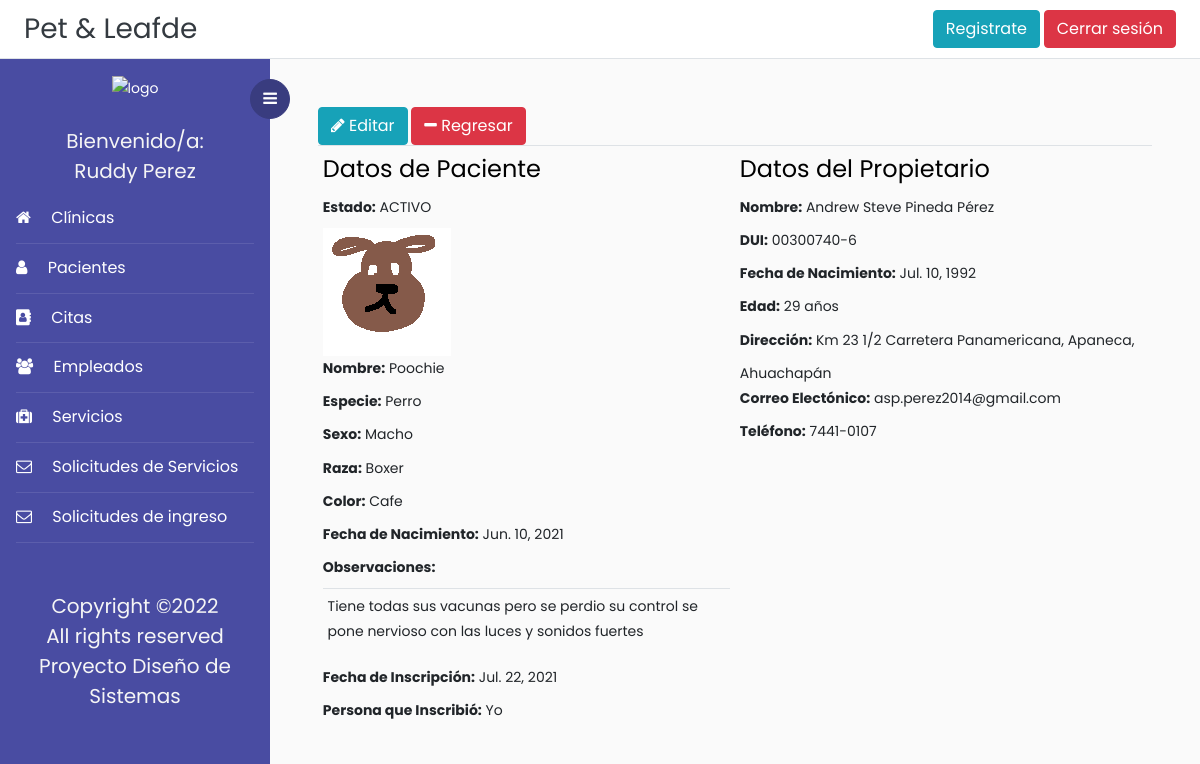
/detallePaciente/2 (signed in), run on the app's committed database.
### Veterinaria/models.py (models this page shows, shortened)
class Paciente(models.Model):
    id = models.AutoField(primary_key=True)
    foto = models.ImageField(upload_to='fotos', null = True)
    nombrePac = models.CharField(max_length=50,help_text="", validators=[solo_Letras])
    SEXO = (('m','Macho'),('h', 'Hembra'))# Estructura para la selección del sexo del paciente
    sexo = models.CharField(max_length=10, choices=SEXO, blank=True, help_text='')
    especie = models.CharField(max_length=50, help_text="", validators=[solo_Letras])
    raza = models.CharField(max_length=50,help_text="", validators=[solo_Letras])
    color = models.CharField(max_length=50,help_text="", validators=[solo_Letras])
    fechaNacimPac = models.DateField(null=False, blank=True, validators=[validar_Fecha])
    observaciones = models.CharField(max_length=500, null = True, blank=True)
    fechaInscrip = models.DateField(auto_now_add = True)# fecha de inscripcion del paciente
    personaInscrip = models.CharField(max_length=70,help_text="", validators=[solo_Letras])
    activo = models.BooleanField(blank=True,  default=1)
    propietario = models.ForeignKey('Propietario', on_delete = models.SET_NULL, null=True)

class Propietario(models.Model):
    dui = models.CharField(max_length=10, help_text="########-#", primary_key=True,validators=[formato_Dui])
    nombre = models.CharField(max_length=100, validators=[solo_Letras])
    apellido = models.CharField(max_length=100, validators=[solo_Letras])
    fechaNacim = models.DateField(validators=[validar_Fecha])
    edad = models.IntegerField(help_text="Se calculará automaticamente",validators=[solo_Numeros])
    direccion = models.CharField(max_length=100,help_text="Calle, Colonia, Cantón ...")
    departamento = models.ForeignKey('Departamento', on_delete = models.SET_NULL, null=True)
    municipio = models.ForeignKey('Municipio', on_delete = models.SET_NULL, null=True)
    correo = models.CharField(max_length=50,help_text="")
    telefono = models.CharField(max_length=9,help_text="####-####",validators=[formato_Telefono])
    def __str__(self): #Para que retorne el nombre y no el Id
        return self.nombre + " " + self.apellido

class Municipio(models.Model):
    id = models.IntegerField(primary_key = True)
    nombre = models.CharField(max_length = 100, help_text = "Ingrese un municipio")
    departamento = models.ForeignKey('Departamento', on_delete = models.CASCADE)
    def __str__(self):
        return self.nombre

class Departamento(models.Model):
    id = models.IntegerField(primary_key = True)
    nombre = models.CharField(max_length = 100, help_text = "Ingrese un departamento")
    def __str__(self):
        return self.nombre

### Veterinaria/views.py (the view)
# urls.py: path('detallePaciente/<int:pk>', login_required(DetallePaciente), name='detalle_paciente'),
def DetallePaciente(request,pk):
    paciente = Paciente.objects.get(id = pk)
    consultas = Consulta.objects.filter(pacienteId_id = paciente.id).first() # Vemos si tiene almenos 1 consulta
    citas = Cita.objects.filter(pacienteId_id = paciente.id).first() # Vemos si tiene almenos 1 cita
    vacunas = Vacuna.objects.filter(paciente_id = paciente.id).first() # Vemos si tiene almenos 1 vacuna
    if consultas or citas or vacunas: # Si tiene almenos 1 cita y/o 1 consulta y/o vacuna
        borrar = 0 #No lo podremos borrar
    else:
        borrar = 1 # Si no tiene ni una cita y consulta, si se podrá borrar
    return render(request, 'Plantillas/detallePaciente.html', {'paciente':paciente,'borrar':borrar})

### Veterinaria/templates/Plantillas/detallePaciente.html (shortened to what this page needs)
{% extends 'base.html' %}
{% block content %}
<div>
    <a href="{% url 'modificar_paciente' paciente.pk %}" class="btn btn-info" ><i class="fa fa-pencil" aria-hidden="true"></i> Editar</a>
    <a href="javascript: history.go(-1)" class="btn btn-danger"><i class="fa fa-minus" aria-hidden="true"></i> Regresar</a>
</div>
<table  class="table table-sm">
<tr>
<td width="300">
    <div>
        <h4>Datos de Paciente</h4>
    </div>
    <div>
        <B><label>Estado: </label></B> {% if paciente.activo == True %} ACTIVO {% else %} INACTIVO {% endif %}
    </div>
    <div>
        <img src=" {{ paciente.foto.url }}"/>
    </div>
    <div>
        <B><label>Nombre: </label></B>    {{paciente.nombrePac}}
    </div>
    <div>
        <B><label>Especie: </label></B>    {{paciente.especie}}
    </div>
    <div>
        <B><label>Sexo: </label></B>    {% if paciente.sexo == 'h' %}Hembra{%else%}Macho{%endif%}
    </div>
    <div>
        <B><label>Raza: </label></B>    {{paciente.raza}}
    </div>
    <div>
        <B><label>Color: </label></B>    {{paciente.color}}
    </div>
    <div>
        <B><label>Fecha de Nacimiento: </label></B>    {{paciente.fechaNacimPac}}
    </div>
    <div>
        <B><label>Observaciones: </label></B><br>
        <table>
            <tr>
                <td width="800">
                    {% if paciente.observaciones == None %}
                        -
                    {%else%}
                        <p>{{paciente.observaciones}}</p>
                    {%endif%}
                </td>
            </tr>
        </table>
    </div>
    <div>
        <B><label>Fecha de Inscripción: </label></B>    {{paciente.fechaInscrip}}
    </div>
    <div>
        <B><label>Persona que Inscribió: </label></B>    {{paciente.personaInscrip}}
    </div>
</td>
<td width="300">
    <div>
        <h4>Datos del Propietario</h4>
    </div>
    <div>
        <B><label>Nombre: </label></B>    {{paciente.propietario}}
    </div>
    <div>
        <B><label>DUI: </label></B>    {{paciente.propietario.dui}}
    </div>
    <div>
        <B><label>Fecha de Nacimiento: </label></B>    {{paciente.propietario.fechaNacim}}
    </div>
    <div>
        <B><label>Edad: </label></B>    {{paciente.propietario.edad}} años
    </div>
    <div>
        <B><label>Dirección: </label></B>    {{paciente.propietario.direccion}}, {{paciente.propietario.municipio}}, {{paciente.propietario.departamento}}
    </div>
    <div>
        <B><label>Correo Electónico: </label></B>    {{paciente.propietario.correo}}
    </div>
    <div>
        <B><label>Teléfono: </label></B>    {{paciente.propietario.telefono}}
    </div>
</td>
</tr>
</table>
{% endblock content%}

### Veterinaria/templates/base.html (shortened to what this page needs)
<!doctype html>
<html lang="en">
  <head>
	<link rel="stylesheet" href="https://cdnjs.cloudflare.com/ajax/libs/select2/4.0.13/css/select2.min.css" />
    <link rel="stylesheet" href="https://cdn.jsdelivr.net/bxslider/4.2.12/jquery.bxslider.css">
	<link rel="stylesheet" href="https://stackpath.bootstrapcdn.com/font-awesome/4.7.0/css/font-awesome.min.css">
    {% load static %}
	<link rel="stylesheet" href="{% static 'css/style.css' %}">
    <link href='https://api.mapbox.com/mapbox-gl-js/v2.3.1/mapbox-gl.css' rel='stylesheet' />
  </head>
  <body>
		{% block navbar %}
	  <div class="d-flex flex-column flex-md-row align-items-center p-2 px-md-4 bg-white border-bottom box-shadow">
      <h3 class="my-0 mr-md-auto font-weight-normal" ><a class="text-dark" href="{% url 'index' %}">Pet & Leafde</a></h3>
	  <a class="btn btn-info" href="{% url 'registro'%}">Registrate</a>&nbsp;
	  {% if request.user.is_authenticated %}
      <a class="btn btn-danger" href="{% url 'logout' %}">Cerrar sesión</a>
	  {% else %}
	  <a class="btn btn-success" href="{% url 'login' %}">Iniciar sesión</a>
	  {% endif %}
    </div>
		<div class="wrapper d-flex align-items-stretch">
			<nav id="sidebar">
				<div class="custom-menu">
					<button type="button" id="sidebarCollapse" class="btn btn-primary">
	          <i class="fa fa-bars"></i>
	        </button>
        </div>
				<div class="p-3">
        <div class="contenedor_logo" align="center">
            <img  class="logo"  src="{% static 'images/logo.png'%}" alt="logo">
        </div>&nbsp;
			{% if request.user.is_authenticated %}
			<h5 style="color:whitesmoke;" class="my-0 mr-md-auto font-weight-normal" align ="center">Bienvenido/a:</h5>
			<h5 style="color:whitesmoke;" align ='center'>{{user.first_name}} {{user.last_name}}</h5>
	        <ul class="list-unstyled components mb-5">
	          <li class="active">
	            <a href="{% url 'listar_clinica' %}"><span class="fa fa-home mr-3"></span> Clínicas</a>
	          </li>
	          <li class="active">
	            <a href="{% url 'listado_pacientes' %}"><span class="fa fa-user mr-3"></span> Pacientes</a>
	          </li>
	          <li class="active">
              <a href="{% url 'listado_citas' %}"><span class="fa fa-address-book mr-3"></span> Citas</a>
	          </li>
	          <li class="active">
              	<a href="{% url 'listado_empleados' %}"><span class="fa fa-users mr-3"></span> Empleados</a>
	          </li>
			  <li class="active">
              	<a href="{% url 'listado_servicios' %}"><span class="fa fa-medkit mr-3"></span> Servicios</a>
	          </li>
			  <li class="active">
              	<a href="{% url 'listado_solicitud_servicio' %}"><span class="fa fa-envelope-o mr-3"></span> Solicitudes de Servicios</a>
	          </li>
			  <li class="active">
				<a href="{% url 'listado_solicitudes' %}"><span class="fa fa-envelope-o mr-3"></span> Solicitudes de ingreso</a>
			</li>
			</ul>
			{% endif %}
	        <div class="footer">
	        	<h5 align="center" style="color:whitesmoke;">
						  Copyright &copy;<script>document.write(new Date().getFullYear());</script><br>
						  All rights reserved <br> Proyecto Diseño de Sistemas
	        </div>
	      </div>
    	</nav>
        {% endblock navbar%}
      <div id="content" class="p-4 p-md-5 pt-5">
	  {% block content %}{% endblock content%}
  </body>
</html>

### data on the page
Paciente: foto (picture), nombrePac "Poochie", especie "Perro", raza "Boxer", color "Cafe", fechaNacimPac "Jun. 10, 2021", observaciones "Tiene todas sus vacunas pero se perdio su control se pone nervioso con las luces y sonidos fuertes", fechaInscrip "Jul. 22, 2021", personaInscrip "Yo", propietario "Andrew Steve Pineda Pérez", propietario.dui "00300740-6", propietario.fechaNacim "Jul. 10, 1992", propietario.edad "29", propietario.direccion "Km 23 1/2 Carretera Panamericana", propietario.municipio "Apaneca", propietario.departamento "Ahuachapán", propietario.correo "asp.perez2014@gmail.com", propietario.telefono "7441-0107"

### other printed values
{{ user.first_name }} "Ruddy"
{{ user.last_name }} "Perez"
